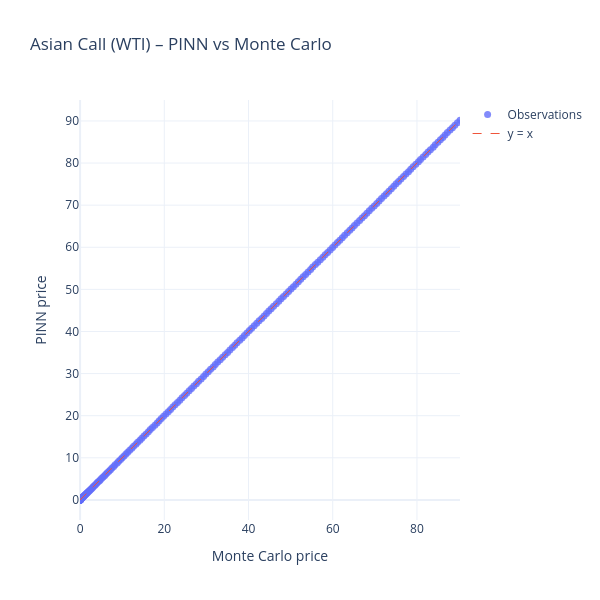

Here is the notebook cell this chart was saved with:
### Code cell
import numpy as np
import matplotlib.pyplot as plt

# ============================================================
# Numerical Delta (central finite differences)
# ============================================================
def numerical_delta(price_fn, S, h=1e-2):
    return (price_fn(S + h) - price_fn(S - h)) / (2 * h)


# ============================================================
# Compute price + delta curves
# ============================================================
def compute_price_and_delta_curves(
    model,
    S_grid,
    K_real,
    r,
    sigma,
    T=1.0,
    n_steps_mc=252,
    n_paths_mc=200_000,
):
    mc_prices, pinn_prices = [], []
    mc_deltas, pinn_deltas = [], []

    print("Computing price and delta curves...")

    for S in S_grid:
        # --- Prices ---
        p_mc, _ = mc_asian_call_arith(
            S0_real=S,
            K_real=K_real,
            r=r,
            sigma=sigma,
            T=T,
            n_steps=n_steps_mc,
            n_paths=n_paths_mc,
            antithetic=True
        )

        p_pinn = pinn_price_real(
            model=model,
            S0_real=S,
            K_real=K_real,
            r=r,
            sigma=sigma,
            t0=0.0
        )

        mc_prices.append(p_mc)
        pinn_prices.append(p_pinn)

        # --- Deltas ---
        d_mc = numerical_delta(
            lambda x: mc_asian_call_arith(
                x, K_real, r, sigma, T, n_steps_mc, n_paths_mc, True
            )[0],
            S
        )

        d_pinn = numerical_delta(
            lambda x: pinn_price_real(model, x, K_real, r, sigma, 0.0),
            S
        )

        mc_deltas.append(d_mc)
        pinn_deltas.append(d_pinn)

    return (
        np.array(mc_prices),
        np.array(pinn_prices),
        np.array(mc_deltas),
        np.array(pinn_deltas),
    )


# ============================================================
# Plot: Prices and Deltas (paper-style)
# ============================================================
def plot_price_and_delta(S_grid, mc_prices, pinn_prices, mc_deltas, pinn_deltas):
    fig, axes = plt.subplots(1, 2, figsize=(12, 4))

    # (a) Prices
    axes[0].plot(S_grid, mc_prices, "k-", lw=2, label="Reference value by MC")
    axes[0].plot(S_grid, pinn_prices, "r--", lw=2, label="PINN")
    axes[0].set_xlabel("S")
    axes[0].set_ylabel("V")
    axes[0].legend()
    axes[0].grid(True)
    axes[0].set_title("(a) prices")

    # (b) Delta
    axes[1].plot(S_grid, mc_deltas, "k-", lw=2, label="Reference value by MC")
    axes[1].plot(S_grid, pinn_deltas, "r--", lw=2, label="PINN")
    axes[1].set_xlabel("S")
    axes[1].set_ylabel(r"$\partial V / \partial S$")
    axes[1].legend()
    axes[1].grid(True)
    axes[1].set_title("(b) delta")

    plt.tight_layout()
    plt.show()


# ============================================================
# VALIDATION GRID (MAE + Parity plot)
# ============================================================
S_grid_real = np.linspace(0.0, S_max_real, 250)

mae, mc_vals, pinn_vals = evaluate_mae_pinn_vs_mc(
    model=model,
    S_grid_real=S_grid_real,
    K_real=K_real,
    r=r_eval,
    sigma=sigma_eval,
    T=1.0,
    n_steps_mc=252,
    n_paths_mc=100_000
)

print(f"MAE (PINN vs MC) = {mae:.6f}")

parity_plot_plotly(
    mc_vals,
    pinn_vals,
    title="Asian Call (WTI) – PINN vs Monte Carlo"
)


# ============================================================
# PRICE + DELTA CURVES (figure-style)
# ============================================================
S_grid_plot = np.linspace(40.0, S_max_real, 40)

mc_prices, pinn_prices, mc_deltas, pinn_deltas = compute_price_and_delta_curves(
    model=model,
    S_grid=S_grid_plot,
    K_real=K_real,
    r=r_eval,
    sigma=sigma_eval,
)

plot_price_and_delta(
    S_grid_plot,
    mc_prices,
    pinn_prices,
    mc_deltas,
    pinn_deltas
)

### Figure 1 — Plotly figure (JSON) as saved in the notebook; plotly's stock layout.template omitted (floating-point values rounded to 4 significant figures; data arrays with more than 128 entries replaced by an {"elided": "..."} marker saying what was removed)
{"data": [{"marker": {"opacity": 0.8, "size": 7}, "mode": "markers", "name": "Observations", "type": "scatter", "x": {"elided": "250 float values"}, "y": {"elided": "250 float values"}}, {"line": {"dash": "dash", "width": 1}, "mode": "lines", "name": "y = x", "type": "scatter", "x": [-0.02268, 90.22], "y": [-0.02268, 90.22]}], "layout": {"height": 600, "title": {"text": "Asian Call (WTI) – PINN vs Monte Carlo"}, "width": 600, "xaxis": {"range": [-0.02268, 90.22], "scaleanchor": "y", "scaleratio": 1, "title": {"text": "Monte Carlo price"}}, "yaxis": {"range": [-0.02268, 90.22], "title": {"text": "PINN price"}}}}
